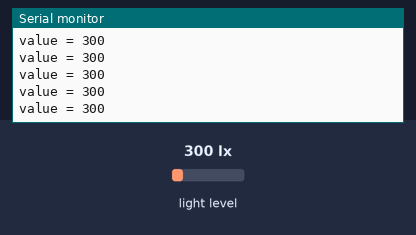
Bench run of a sketch on a simulated Arduino Uno, built with avr-gcc and run on an emulated ATmega328P. On the bench: the last lines printed to the serial monitor. The inputs (shaded band) are chosen by the test bench; at power-on: light level 300 lx.

Above: at 1.2 s.
1.3 s: light level set to 40 lx
At 1.31 s:
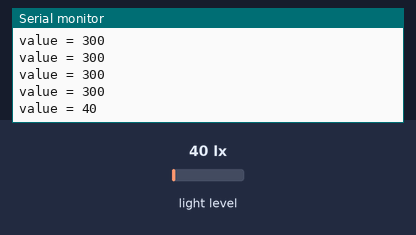
2.8 s: light level set to 500 lx
At 2.81 s:
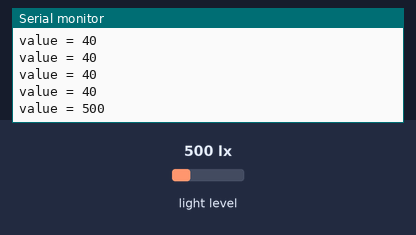
Timing chart, 0 to 5.8 s (numbered marks = the images above; inputs shaded):
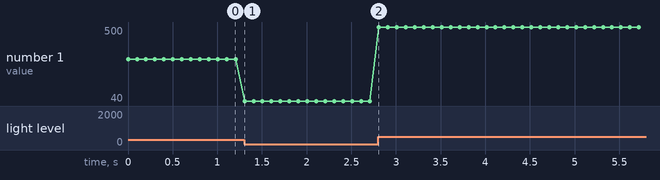

The sketch:

test_light_Sensor.ino
```cpp
#include "MeMegaPi.h"

MeLightSensor lightSensor(PORT_5);
int value = 0;

void setup()
{

  Serial.begin(9600);
}


void loop()
{

  value = lightSensor.read();


  Serial.print("value = ");
  Serial.println(value);

  delay(100);
}
/*Le module du Light Sensor va renvoyer les valeurs de l’intensité de la lumière qu’il reçoit.
Les valeurs vont de 0 à 4095.
Le Light Sensor receptionne la lumière ambiante, alors il faut mieux le positionner dans un espace ouvert.
Il ne peut pas lire les valeurs des infrarouges ni ultraviolet.
*/
```

Measured:
- after the input at 1.3 s, the serial monitor: prints a new line at once (image 1)
- after the input at 2.8 s, the serial monitor: prints a new line at once (image 2)
- plotted number 1: 300 → 40 after the input at 1.3 s, 40 → 500 after the input at 2.8 s
